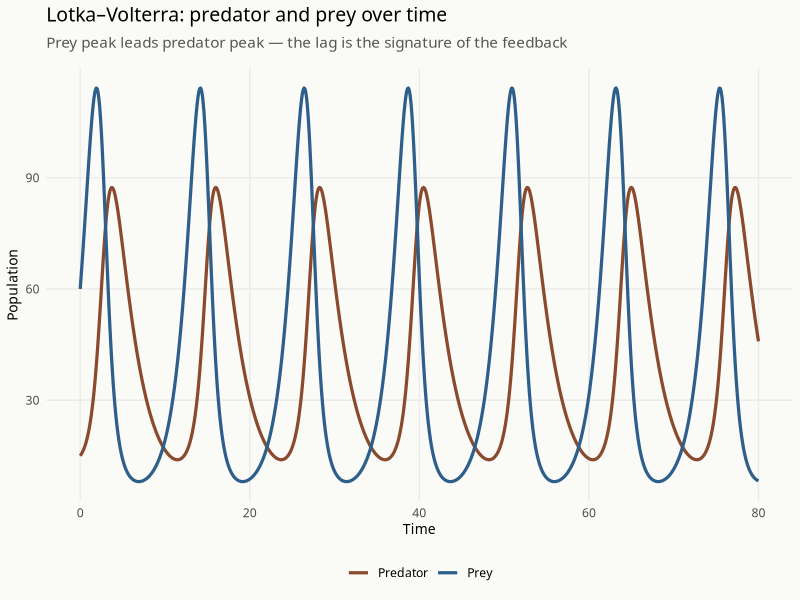
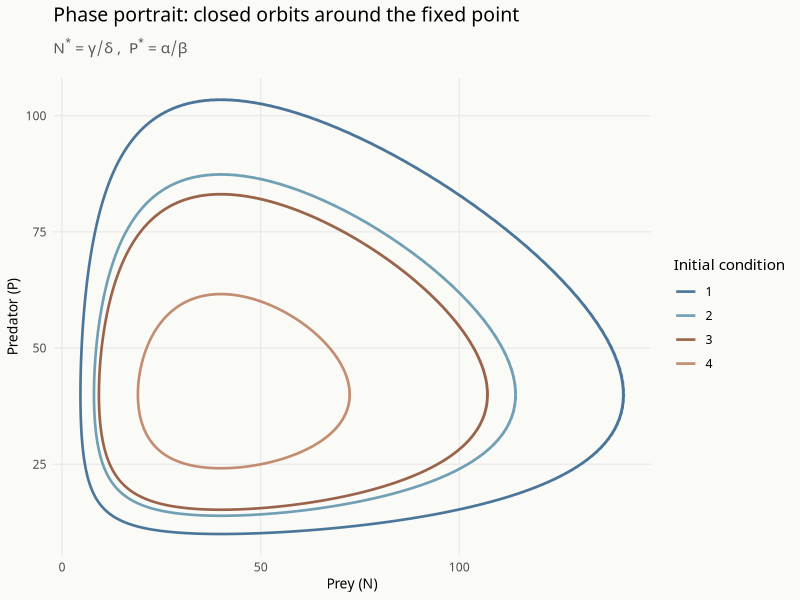
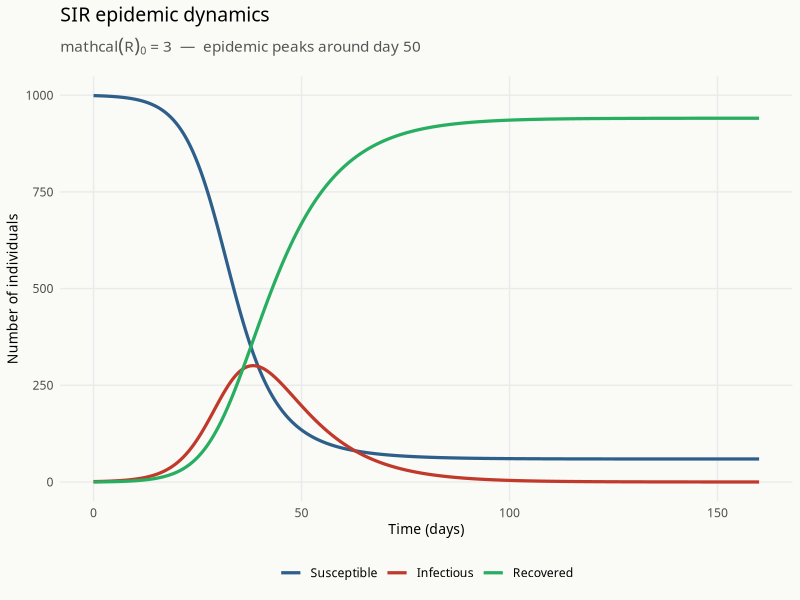
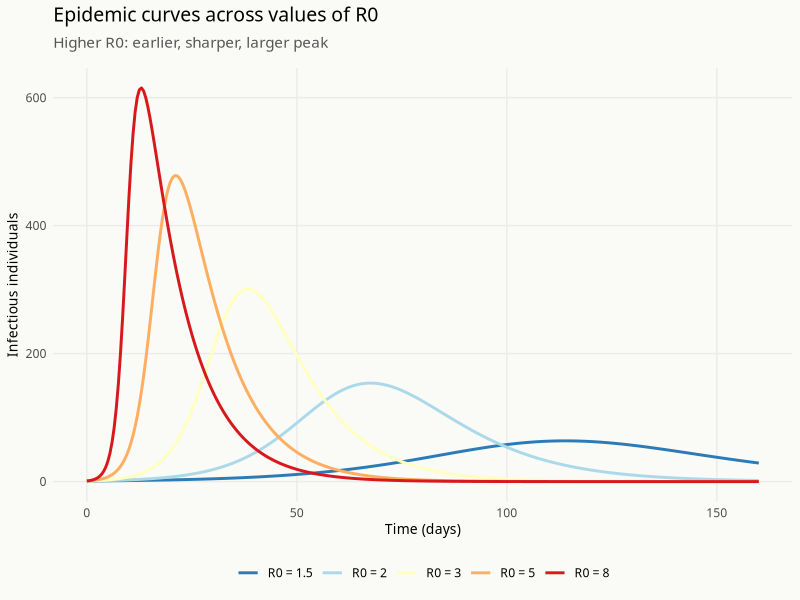

Generate these figures, in order, with R:
## ---- chunk 1
knitr::opts_chunk$set(
  echo      = TRUE,
  warning   = FALSE,
  message   = FALSE,
  fig.retina = 3,
  fig.align  = "center"
)

library(tidyverse)
library(deSolve)
library(patchwork)

theme_set(
  theme_minimal(base_family = "Source Serif 4") +
    theme(
      plot.title       = element_text(family = "Raleway", face = "plain",
                                      size = 14, margin = margin(b = 8)),
      plot.subtitle    = element_text(family = "Source Serif 4", size = 11,
                                      color = "#555555", margin = margin(b = 12)),
      axis.title       = element_text(family = "Source Serif 4", size = 10),
      legend.position  = "bottom",
      panel.grid.minor = element_blank(),
      plot.background  = element_rect(fill = "#FAFAF7", color = NA)
    )
)

palette_ch1 <- c(
  prey        = "#2D5F8A",
  predator    = "#8A4A2D",
  susceptible = "#2D5F8A",
  infectious  = "#C0392B",
  recovered   = "#27AE60"
)
## ---- chunk 2
lotka_volterra <- function(t, state, parameters) {
  with(as.list(c(state, parameters)), {
    dN <- alpha * N - beta * N * P
    dP <- delta * N * P - gamma * P
    list(c(dN, dP))
  })
}
params <- c(alpha = 0.8, beta = 0.02, delta = 0.01, gamma = 0.4)
state0 <- c(N = 60, P = 15)
times  <- seq(0, 80, by = 0.1)
lv_out <- ode(y = state0, times = times,
              func = lotka_volterra, parms = params)
lv_df  <- as_tibble(as.data.frame(lv_out))
## ---- chunk 3
lv_df |>
  pivot_longer(cols = c(N, P),
               names_to  = "population",
               values_to = "count") |>
  mutate(population = recode(population, N = "Prey", P = "Predator")) |>
  ggplot(aes(x = time, y = count,
             color = population, group = population)) +
  geom_line(linewidth = 1.1) +
  scale_color_manual(values = c(Prey = "#2D5F8A", Predator = "#8A4A2D"),
                     name = NULL) +
  labs(title    = "Lotka–Volterra: predator and prey over time",
       subtitle = "Prey peak leads predator peak — the lag is the signature of the feedback",
       x = "Time", y = "Population") +
  theme(legend.position = "bottom")
## ---- chunk 4
# Multiple initial conditions to show orbit family
ic_list <- list(
  c(N = 40, P = 10), c(N = 60, P = 15),
  c(N = 80, P = 20), c(N = 50, P = 25)
)

lv_phase <- map_dfr(seq_along(ic_list), function(i) {
  out <- ode(y = ic_list[[i]], times = times,
             func = lotka_volterra, parms = params)
  as_tibble(as.data.frame(out)) |> mutate(orbit = factor(i))
})

ggplot(lv_phase, aes(x = N, y = P, color = orbit, group = orbit)) +
  geom_path(linewidth = 0.9, alpha = 0.85) +
  scale_color_manual(values = c("#2D5F8A","#5A8FA8","#8A4A2D","#B87A5A"),
                     name = "Initial condition") +
  labs(title    = "Phase portrait: closed orbits around the fixed point",
       subtitle = expression(N^"*" == gamma/delta ~ "," ~~ P^"*" == alpha/beta),
       x = "Prey (N)", y = "Predator (P)") +
  theme(legend.position = "right")
## ---- chunk 5
sir_model <- function(t, state, parameters) {
  with(as.list(c(state, parameters)), {
    dS <- -beta * S * I
    dI <-  beta * S * I - gamma * I
    dR <-  gamma * I
    list(c(dS, dI, dR))
  })
}
N         <- 1000
params_sir <- c(beta = 0.0003, gamma = 0.1)
state_sir  <- c(S = N - 1, I = 1, R = 0)
times_sir  <- seq(0, 160, by = 0.5)
sir_out <- ode(y = state_sir, times = times_sir,
               func = sir_model, parms = params_sir)
sir_df  <- as_tibble(as.data.frame(sir_out))
## ---- chunk 6
sir_df |>
  pivot_longer(cols = c(S, I, R),
               names_to  = "compartment",
               values_to = "count") |>
  mutate(compartment = factor(compartment, levels = c("S","I","R"),
                              labels = c("Susceptible","Infectious","Recovered"))) |>
  ggplot(aes(x = time, y = count,
             color = compartment, group = compartment)) +
  geom_line(linewidth = 1.1) +
  scale_color_manual(
    values = c(Susceptible = "#2D5F8A",
               Infectious  = "#C0392B",
               Recovered   = "#27AE60"),
    name = NULL
  ) +
  labs(title    = "SIR epidemic dynamics",
       subtitle = expression(mathcal(R)[0] == 3 ~~ "—" ~~ "epidemic peaks around day 50"),
       x = "Time (days)", y = "Number of individuals") +
  theme(legend.position = "bottom")
## ---- chunk 7
# Set seed for reproducibility (sweep is deterministic, but structure fixed here)
r0_vals <- c(1.5, 2.0, 3.0, 5.0, 8.0)

sweep_df <- map_dfr(r0_vals, function(r0) {
  beta_val <- r0 * 0.1 / N   # fix gamma = 0.1, vary beta to achieve target R0
  p <- c(beta = beta_val, gamma = 0.1)
  out <- ode(y = state_sir, times = times_sir, func = sir_model, parms = p)
  as_tibble(as.data.frame(out)) |>
    mutate(R0 = factor(paste0("R0 = ", r0)))
})

sweep_df |>
  ggplot(aes(x = time, y = I, color = R0, group = R0)) +
  geom_line(linewidth = 1.0) +
  scale_color_brewer(palette = "RdYlBu", direction = -1, name = NULL) +
  labs(title    = "Epidemic curves across values of R0",
       subtitle = "Higher R0: earlier, sharper, larger peak",
       x = "Time (days)", y = "Infectious individuals") +
  theme(legend.position = "bottom")
